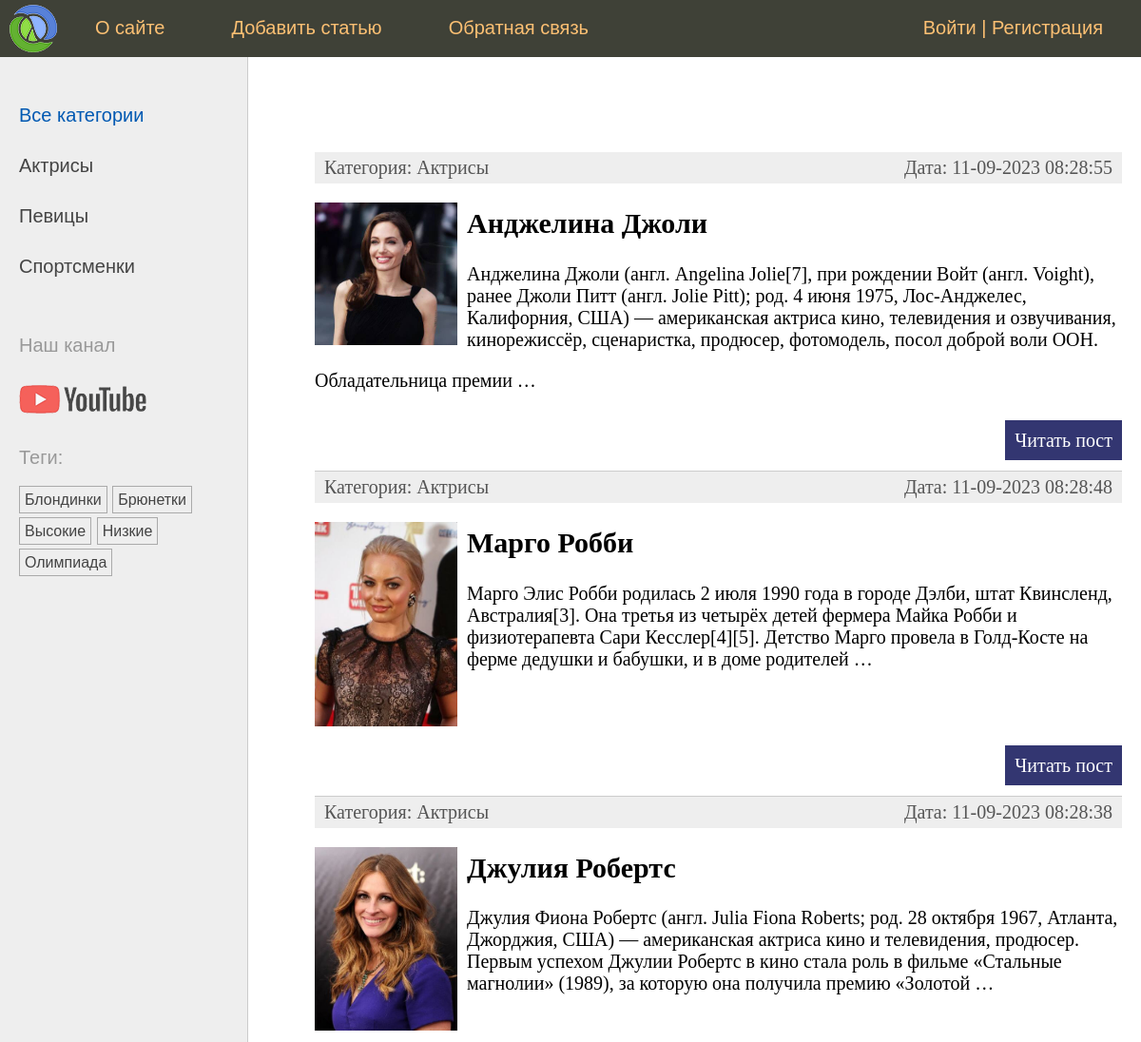
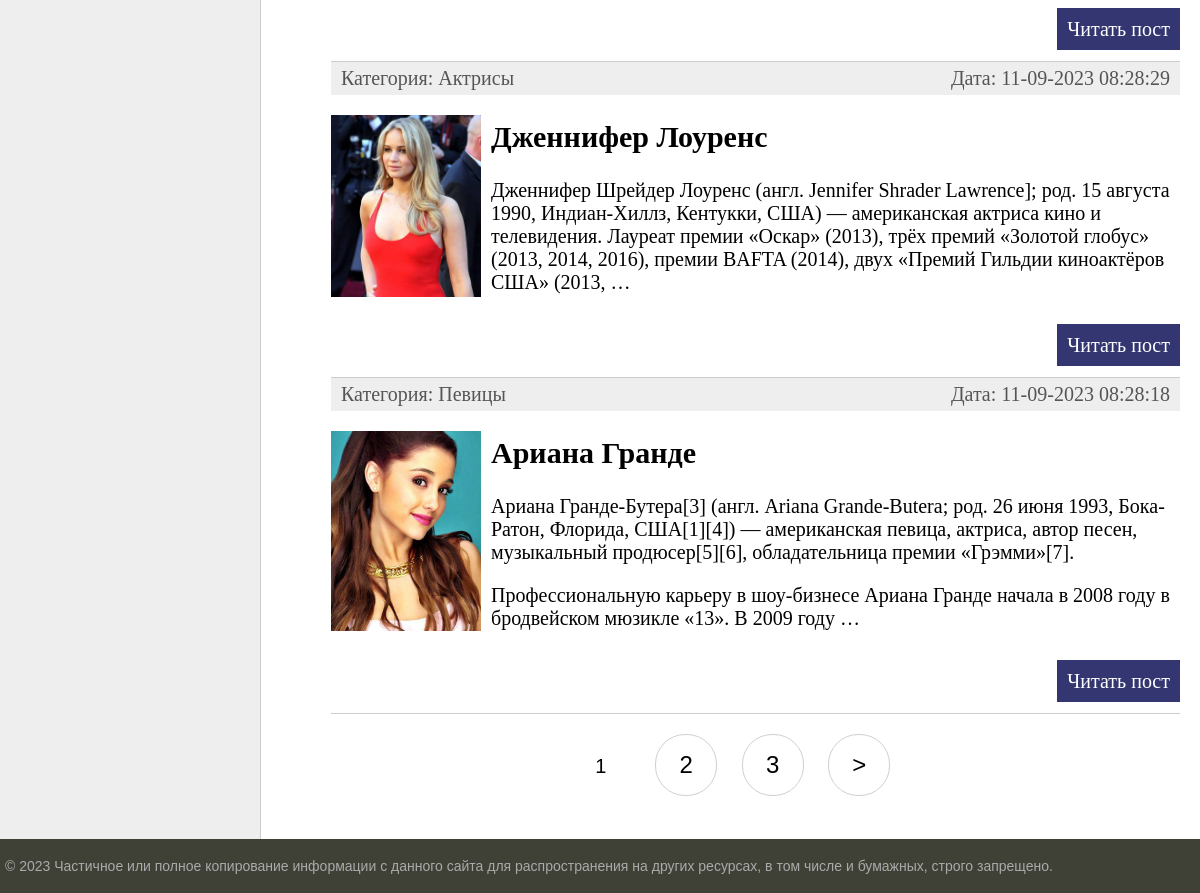
The page / on the database its author committed (2 pictures, top to bottom).
### women/models.py (models this page shows, shortened)
class Category(models.Model):
    name = models.CharField(max_length=100, db_index=True, verbose_name='Категория')
    slug = models.SlugField(max_length=255, unique=True, db_index=True, verbose_name='Slug')
    class Meta:
        verbose_name = 'Категория'
        verbose_name_plural = 'Категории'
    def get_absolute_url(self):
        return reverse('category', kwargs={'cat_slug': self.slug})

class TagPost(models.Model):
    tag = models.CharField(max_length=100, db_index=True)
    slug = models.SlugField(max_length=255, unique=True, db_index=True)
    def get_absolute_url(self):
        return reverse('tag', kwargs={'tag_slug': self.slug})

class Women(models.Model):
    class Status(models.IntegerChoices):
        DRAFT = 0, 'Черновик'
        PUBLISHED = 1, 'Опубликовано'
    title = models.CharField(max_length=255, verbose_name='Заголовок')
    slug = models.SlugField(max_length=255, unique=True, db_index=True, verbose_name='Slug',
                            validators=[
                                MinLengthValidator(5, message='Минимум 5 символов'),
                                MaxLengthValidator(100, message='Максимум 100 символов'),
                            ])
    photo = models.ImageField(upload_to='photos/%Y/%m/%d/', default=None,blank=True,null=True,verbose_name='Фото')
    content = models.TextField(blank=True,
                               verbose_name='Текст статьи')  # blank = True позволяет ничего не передавать в это поле
    time_create = models.DateTimeField(auto_now_add=True,
                                       verbose_name='Время создания')  # auto_now_add будет автоматически заполнять поле, но только в момент первого добавления записи
    time_update = models.DateTimeField(auto_now=True,
                                       verbose_name='Время изменения')  # auto_now будет менять поле если меняется содержимое записи
    is_published = models.BooleanField(choices=tuple(map(lambda x: (bool(x[0]), x[1]), Status.choices)),
                                       default=Status.DRAFT, verbose_name='Статус')
    cat = models.ForeignKey('Category', on_delete=models.PROTECT, related_name='posts', verbose_name='Категории')
    tags = models.ManyToManyField('TagPost', blank=True, related_name='tags', verbose_name='Теги')
    husband = models.OneToOneField('Husband', on_delete=models.SET_NULL, null=True, blank=True, related_name='woman',
                                   verbose_name='Муж')
    objects = models.Manager()
    published = PublishedManager()
    class Meta:
        verbose_name = 'Известные женщины'
        verbose_name_plural = 'Известные женщины'
        ordering = ['time_create']
        indexes = [
            models.Index(fields=['time_create']),
        ]
    def get_absolute_url(self):
        return reverse('post', kwargs={'post_slug': self.slug})

### women/views.py (the view)
# urls.py: path('', views.WomenHome.as_view(), name='home'),
class WomenHome(DataMixin,ListView):
    template_name = 'women/index.html'
    context_object_name = 'posts'  # переменная которая будет содержать список статей
    title_page = 'Главная страница'
    cat_selected = 0
    def get_queryset(self):
        return Women.published.all().select_related('cat')

### users/context_processors.py (called while the page is built)
def get_women_context(request):
    return {'mainmenu' : menu}

### women/models.py (called while the page is built)
    def get_queryset(self):
        return super().get_queryset().filter(is_published=Women.Status.PUBLISHED)

### women/templatetags/women_tags.py (called while the page is built)
@register.inclusion_tag('women/list_categories.html')
def show_categories(cat_selected = 0):
    cats = Category.objects.annotate(total=Count('posts')).filter(total__gt=0)
    return {'cats': cats,'cat_selected': cat_selected}

@register.inclusion_tag('women/list_tags.html')
def show_all_tags():
    return {'tags': TagPost.objects.annotate(total=Count('tags')).filter(total__gt=0)}

### women/templates/women/index.html (shortened to what this page needs)
{% extends 'base.html' %}
{% block content %}
<ul class="list-articles">
	{% for p in posts %}
			<li><div class="article-panel">
    <p class="first">Категория: {{p.cat.name}}</p>
    <p class="last">Дата: {{p.time_update|date:'d-m-Y H:i:s'}}</p>
	</div>
{% if p.photo %}
	<p ><img class="img-article-left thumb" src="{{p.photo.url}}"></p>
{% endif %}
				<h2>{{p.title}}</h2>
	{% autoescape off %}
	{{ p.content|linebreaks|truncatewords:40 }}
	{% endautoescape off %}
			<p class="link-read-post"><a href="{{ p.get_absolute_url }}">Читать пост</a></p>
			</li>
	{% endfor %}
</ul>
{% endblock %}
{% block navigation %}
{% if page_obj.has_other_pages %}
<nav class ='list-pages'>
    <ul>
        {% for p in paginator.page_range %}
		{% if page_obj.number == p %}
		<li class="page-num page-num-selected">{{ p }}</li>
		{% elif p >= page_obj.number|add:-2 and p <= page_obj.number|add:2 %}
        <li class ='page-num'>
            <a href="?page={{ p }}">{{ p }}</a>
        </li>
		{% endif %}
        {% endfor %}
		{% if page_obj.has_next %}
		<li class="page-num">
			<a href="?page={{ page_obj.next_page_number }}">&gt;</a>
		</li>
		{% endif %}
    </ul>
</nav>
{% endif %}
{% endblock %}

### templates/base.html (shortened to what this page needs)
{% load static %}
{% load women_tags %}
<!DOCTYPE html>
<html>
<head>
	<link type="text/css" href="{% static 'women/css/styles.css' %}" rel="stylesheet" />
</head>
<body>
<table class="table-page" border=0 cellpadding="0" cellspacing="0">
<tr><td valign=top>
{% block mainmenu %}
		<div class="header">
			<ul id="mainmenu" class="mainmenu">
			<li class="logo"><a href="{% url 'home' %}"><div class="logo"></div></a></li>
{% for m in mainmenu %}
	<li><a href="{% url m.url_name %}">{{m.title}}</a></li>
{% endfor %}
{% if user.is_authenticated %}
	<li class="last"> {{user.username}} | <a href="{% url 'users:logout' %}">Выйти</a></li>
{% else %}
	<li class="last"><a href="{% url 'users:login' %}">Войти</a> | <a href="#">Регистрация</a></li>
{% endif %}
			</ul>
		</div>
{% endblock mainmenu %}
<table class="table-content" border=0 cellpadding="0" cellspacing="0">
<tr>
	<td valign="top" class="left-chapters">
	<ul id="leftchapters">
		{% if cat_selected == 0%}
		<li class="selected">Все категории</li>
		{% else %}
		<li><a href="{% url 'home' %}">Все категории</a></li>
		{% endif %}
		{% show_categories cat_selected %}
		<li class="share">
		<p>Наш канал</p>
		<a class="share-yt" href="https://www.youtube.com/channel/UClJzWfGWuGJL2t-3dYKcHTA/playlists" target="_blank" rel="nofollow"></a>
		</li>
		<li>{% show_all_tags %}</li>
	</ul>
</td>
<td valign="top" class="content">
	<div class="content-text">
{% block content %}
{% endblock %}
	</div>
{% block navigation %}
{% endblock %}
</td></tr></table>
</td></tr>
<tr><td valign=top>
	<div id="footer">
		<p>&copy; 2023 Частичное или полное копирование информации с данного сайта для распространения на других ресурсах, в том числе и бумажных, строго запрещено.</p>
	</div>
</td></tr></table>
</body>
</html>

### women/templates/women/list_categories.html
{% for cat in cats %}
{% if cat.id == cat_selected %}
<li class = 'selected'>{{ cat.name }}</li>
{% else %}
<li><a href="{{ cat.get_absolute_url }}">{{ cat.name }}</a></li>
{% endif %}
{% endfor %}

### women/templates/women/list_tags.html
{% if tags %}
<p>Теги:</p>
<ul class="tags-list">
    {% for t in tags %}
    <li><a href="{{t.get_absolute_url}}">{{t.tag}}</a></li>
    {% endfor %}
</ul>
{% endif %}

### women/static/women/css/styles.css (style rules this page uses)
html, body { font-family: 'Arial'; margin: 0; padding: 0; height: 100%; width: 100%; color: #444; }
a { color: #0059b2; text-decoration: none; }
img { max-width: 600px; height: auto; }
img.img-article-left { max-width: 300px; height: auto; float: left; padding: 0 10px 10px 0; }
img.img-article-left.thumb { max-width: 150px; height: auto; }
p.link-read-post { text-align: right; }
p.link-read-post a { padding: 10px; min-width: 100px; background: #333671; color: #fff; text-decoration: none; }
div.article-panel { background: #eee; padding: 5px 10px 5px 10px; box-sizing: border-box; overflow: hidden; color: #555; }
div.article-panel p.first { margin: 0; float: left; }
div.article-panel p.last { margin: 0; float: right; }
ul.list-articles { list-style: none; margin: 0; padding: 0; }
ul.list-articles li { border-bottom: 1px solid #ccc; }
.table-page { width: 100%; height: 100%; vertical-align: top; }
.table-page tr { height: 100%; }
.header { background: #3F4137; height: 60px; }
.logo { background: url('../images/logo.png') no-repeat 10px 5px; width: 70px; height: 60px; }
ul.mainmenu { list-style: none; margin: 0; padding: 0; height: 60px; color: #fdc073; font-size: 20px; overflow: hidden; }
ul.mainmenu li { float: left; margin: 18px 40px 0 30px; }
ul.mainmenu li.logo { margin: 0; }
ul.mainmenu li.last { float: right; }
ul.mainmenu li a { color: #fdc073; text-decoration: none; }
.table-content { width: 100%; min-height: 100%; height: 100%; }
.left-chapters { margin: 0; background: #eee; border-right: 1px solid #ccc; }
.left-chapters ul { width: 230px; margin: 0; padding: 20px 10px 10px 20px; list-style: none; font-size: 20px; }
.left-chapters ul li { margin: 30px 0 0 0; color: #999; }
.left-chapters ul li.selected { color: #0059b2; }
.left-chapters ul li a { color: #444; text-decoration: none; }
.left-chapters ul li.share { margin: 60px 0 0 0; }
.left-chapters ul li.share p { margin: 30px 0 30px 0; }
.left-chapters ul li.share a { display: inline-block; width: 40px; height: 40px; margin: 0 20px 0 0; }
.left-chapters ul li.share a.share-yt { width: 100%; height: 30px; background: url('../images/share_yt.png') no-repeat 0 0 }
ul.tags-list { width: 100%; margin: 0; padding: 0; list-style: none; }
ul.tags-list li { margin: 0; padding: 0 0 10px; display: inline-block; }
ul.tags-list li a { padding: 5px; font-size: 16px; border: 1px solid #aaa; }
.content { padding: 40px 20px 20px 40px; width: 100%; box-sizing: border-box; }
.content-text { margin: 60px 0 0 30px; color: #000; font-size: 20px; font-family: Yandex Sans Display Light; }
#footer { box-sizing: border-box; background: #3F4137; padding: 5px; color: #aaa; font-size: 14px; font-family: Verdana, Geneva, Arial, Helvetica; text-align: left; overflow: hidden; }
.list-pages { text-align: center; margin: 0 0 20px 0; }
.list-pages ul { margin: 20px 0 0 0; padding: 0; list-style: none; }
.list-pages ul li { display: inline-block; margin: 0 20px 0 0; }
.list-pages a { color: #000; font-size: 24px; text-decoration: none; }
.list-pages .page-num, .page-num-selected { display: inline-block; width: 60px; height: 44px; padding: 16px 0 0 0; border: 1px solid #d0d0d0; border-radius: 30px; }
.list-pages .page-num-selected { border: none; color: #000; font-size: 20px; }

### rows shown on the page
Category: name "Актрисы"
Category: name "Певицы"
Category: name "Спортсменки"
TagPost: tag "Блондинки"
TagPost: tag "Брюнетки"
TagPost: tag "Высокие"
TagPost: tag "Низкие"
TagPost: tag "Олимпиада"
Women: cat.name "Актрисы", time_update "11-09-2023 08:28:55", photo (picture), title "Анджелина Джоли", content "Анджелина Джоли (англ. Angelina Jolie[7], при рождении Войт (англ. Voight), ранее Джоли Питт (англ. Jolie Pitt); род. 4 июня 1975, Лос-Анджелес, Калифорния, США) — американская актриса кино, телевидения и озвучивания, кинорежиссёр, сценаристка, продюсер, фотомодель, посол доброй воли ООН. Обладательница премии …"
Women: cat.name "Актрисы", time_update "11-09-2023 08:28:48", photo (picture), title "Марго Робби", content "Марго Элис Робби родилась 2 июля 1990 года в городе Дэлби, штат Квинсленд, Австралия[3]. Она третья из четырёх детей фермера Майка Робби и физиотерапевта Сари Кесслер[4][5]. Детство Марго провела в Голд-Косте на ферме дедушки и бабушки, и в доме родителей …"
Women: cat.name "Актрисы", time_update "11-09-2023 08:28:38", photo (picture), title "Джулия Робертс", content "Джулия Фиона Робертс (англ. Julia Fiona Roberts; род. 28 октября 1967, Атланта, Джорджия, США) — американская актриса кино и телевидения, продюсер. Первым успехом Джулии Робертс в кино стала роль в фильме «Стальные магнолии» (1989), за которую она получила премию «Золотой …"
Women: cat.name "Актрисы", time_update "11-09-2023 08:28:29", photo (picture), title "Дженнифер Лоуренс", content "Дженнифер Шрейдер Лоуренс (англ. Jennifer Shrader Lawrence]; род. 15 августа 1990, Индиан-Хиллз, Кентукки, США) — американская актриса кино и телевидения. Лауреат премии «Оскар» (2013), трёх премий «Золотой глобус» (2013, 2014, 2016), премии BAFTA (2014), двух «Премий Гильдии киноактёров США» (2013, …"
Women: cat.name "Певицы", time_update "11-09-2023 08:28:18", photo (picture), title "Ариана Гранде", content "Ариана Гранде-Бутера[3] (англ. Ariana Grande-Butera; род. 26 июня 1993, Бока-Ратон, Флорида, США[1][4]) — американская певица, актриса, автор песен, музыкальный продюсер[5][6], обладательница премии «Грэмми»[7]. Профессиональную карьеру в шоу-бизнесе Ариана Гранде начала в 2008 году в бродвейском мюзикле «13». В 2009 году …"

### other values the page prints
{{ m.title }} "О сайте" "Добавить статью" "Обратная связь"
{{ p }} "1"
{{ p }} "2" "3"
